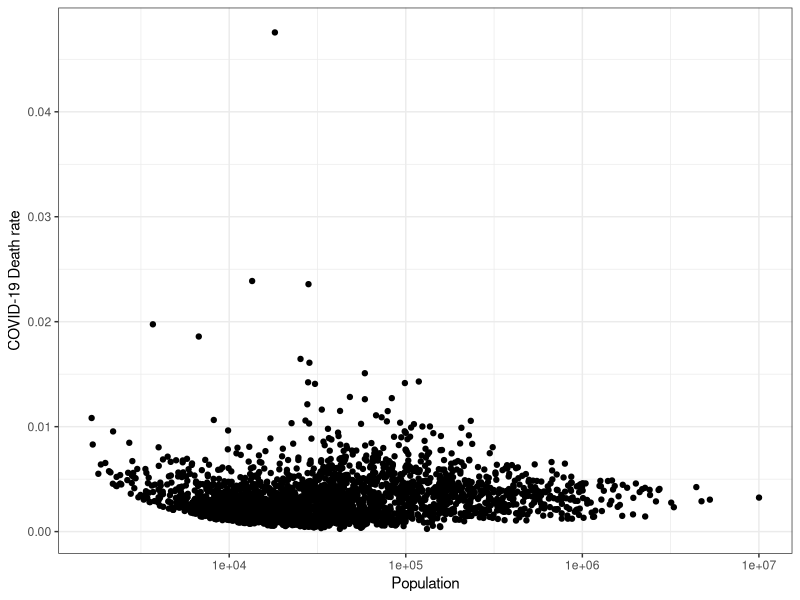
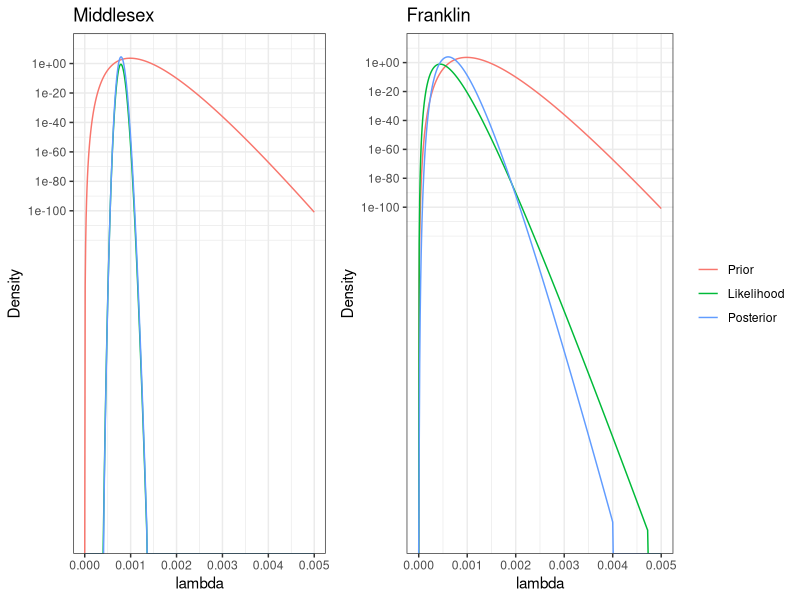
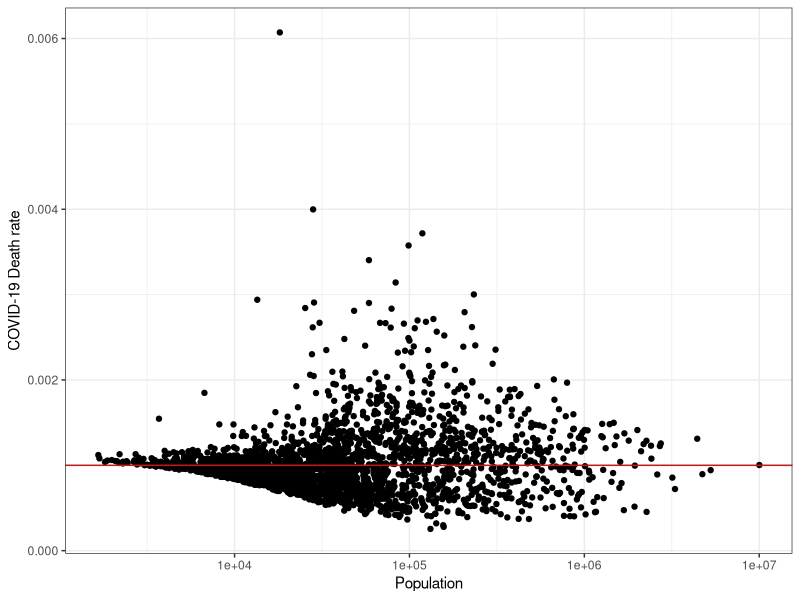

The R script that drew these images, in order:
## ---- chunk 1
list.of.packages <- c("ggplot2", "gridExtra", "matrixStats")
new.packages <- list.of.packages[!(list.of.packages %in% installed.packages()[,"Package"])]
if(length(new.packages)) install.packages(new.packages)

library(ggplot2)
library(gridExtra)
library(matrixStats)
## ---- chunk 2
covid_deaths <- read.csv("data/covid_deaths.csv")
covid_deaths <- covid_deaths[!is.na(covid_deaths$population) & 
                               !is.na(covid_deaths$deaths),]
ggplot(covid_deaths, aes(x=population, y=deaths/population)) + 
  geom_point() + 
  scale_x_continuous(trans = 'log', breaks = 10^(3:8)) + 
  xlab("Population") + 
  ylab("COVID-19 Death rate") + 
  theme_bw()
## ---- chunk 3
make_df_for_plot <- function(x, y, n) {
  b = 100000
  a = 0.001 * 100000
  c = 3.23
  
  df <- data.frame(matrix(ncol = 3, nrow = 0))
  df <- rbind(df, data.frame(lambda=x, density=dgamma(x, a, b), type="Prior"))
  df <- rbind(df, data.frame(lambda=x, density=exp(-c * n * x + y *log(x) - logSumExp(-c * n * x + y *log(x))), type="Likelihood"))
  df <- rbind(df, data.frame(lambda=x, density=dgamma(x, a + y, b + c*n), type="Posterior"))
  colnames(df) <- c("lambda", "density", "type")
  return(df)
}

x <- seq(0, 0.005, 0.00001)
y <- covid_deaths$deaths[covid_deaths$county == "Middlesex County, Massachusetts"]
n <- covid_deaths$population[covid_deaths$county == "Middlesex County, Massachusetts"]

df <- make_df_for_plot(x, y, n)

p1 <- ggplot(df, aes(x=lambda, y=density, col=factor(type, c("Prior", "Likelihood", "Posterior")))) + 
  geom_line() + 
  scale_y_continuous(trans = 'log', breaks = 10^seq(-100, 0, 20)) + 
  ylab("Density") + 
  theme_bw() + 
  theme(legend.position = "none") + 
  ggtitle(("Middlesex"))

x <- seq(0, 0.005, 0.00001)
y <- covid_deaths$deaths[covid_deaths$county == "Franklin County, Massachusetts"]
n <- covid_deaths$population[covid_deaths$county == "Franklin County, Massachusetts"]

df <- make_df_for_plot(x, y, n)

p2 <- ggplot(df, aes(x=lambda, y=density, col=factor(type, c("Prior", "Likelihood", "Posterior")))) + 
  geom_line() + 
  scale_y_continuous(trans = 'log', breaks = 10^seq(-100, 0, 20)) + 
  ylab("Density") + 
  theme_bw() + 
  theme(legend.title = element_blank()) + 
  ggtitle(("Franklin"))

grid.arrange(p1, p2, ncol=2, widths=c(1,1.4))
## ---- chunk 4
c = 3.23

# Before adjustment
covid_deaths$prior_rate <- covid_deaths$deaths/covid_deaths$population / c
before_val <- cbind("County" = covid_deaths$county[order(covid_deaths$prior_rate, decreasing = T)[1:5]],
                "Population" = covid_deaths$population[order(covid_deaths$prior_rate, decreasing = T)[1:5]],
                "Rate (Unadjusted)" = round(covid_deaths$prior_rate[order(covid_deaths$prior_rate, decreasing = T)[1:5]], 4))

# After adjustment
b = 100000
a = 0.001 * 100000

covid_deaths$adjusted_rate <- (covid_deaths$deaths + a) / (b + c * covid_deaths$population)

after_val <- cbind("County" = covid_deaths$county[order(covid_deaths$adjusted_rate, decreasing = T)[1:5]],
                "Population" = covid_deaths$population[order(covid_deaths$adjusted_rate, decreasing = T)[1:5]],
                "Rate (Adjusted)" = round(covid_deaths$adjusted_rate[order(covid_deaths$adjusted_rate, decreasing = T)[1:5]], 4))

knitr::kable(before_val)
knitr::kable(after_val)

ggplot(covid_deaths, aes(x=population, y=adjusted_rate)) + 
  geom_point() + 
  scale_x_continuous(trans = 'log', breaks = 10^(3:8)) + 
  xlab("Population") + 
  ylab("COVID-19 Death rate") + 
  theme_bw() + 
  geom_hline(yintercept = a/b, col="red")
